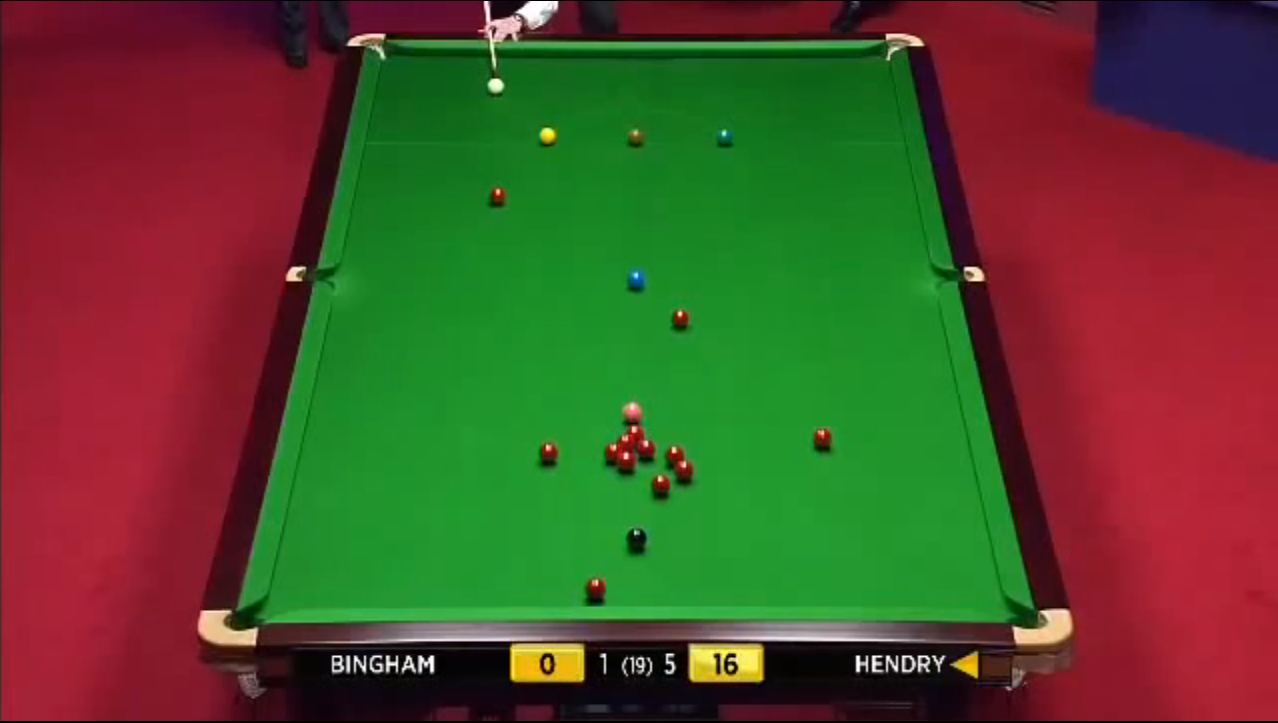
%> input picture res/table_test.png, 1278 x 723 px
$ octave green_ball_playground.m   (GNU Octave 9; MATLAB toolbox functions it lacks are replaced by stand-ins)
%> lines starting %> are read from the running program, lines starting %| are printed output that depends on the picture; in (x1, y1, x2, y2) boxes, pixels count from 0 and x2, y2 are one past the last pixel; in counts of white or black regions, pixels touching at a corner belong together; the program's own positions count from 1
%> further down, img is the input picture: size 723x1278x3 uint8; mean R, G, B 82.2, 75.1, 42.9
### table_mask.m
function [ result ] = table_mask( input )
%TABLE_MASK makes a binary mask for a pool or snooker table
%   @author Maximilian Irro

%create color transformation structure
cform = makecform('srgb2lab');

% transform into L*a*b color space
input_lab = applycform(input, cform);
%> input_lab: size 723x1278x3 uint8; mean of channels 1, 2, 3 94.9, 131.2, 154.2

% extract the red-green chroma component
rg_chroma = input_lab(:,:,2);

% make a binary image
THRESHOLD = 0.45;
BW = im2bw(rg_chroma, THRESHOLD);
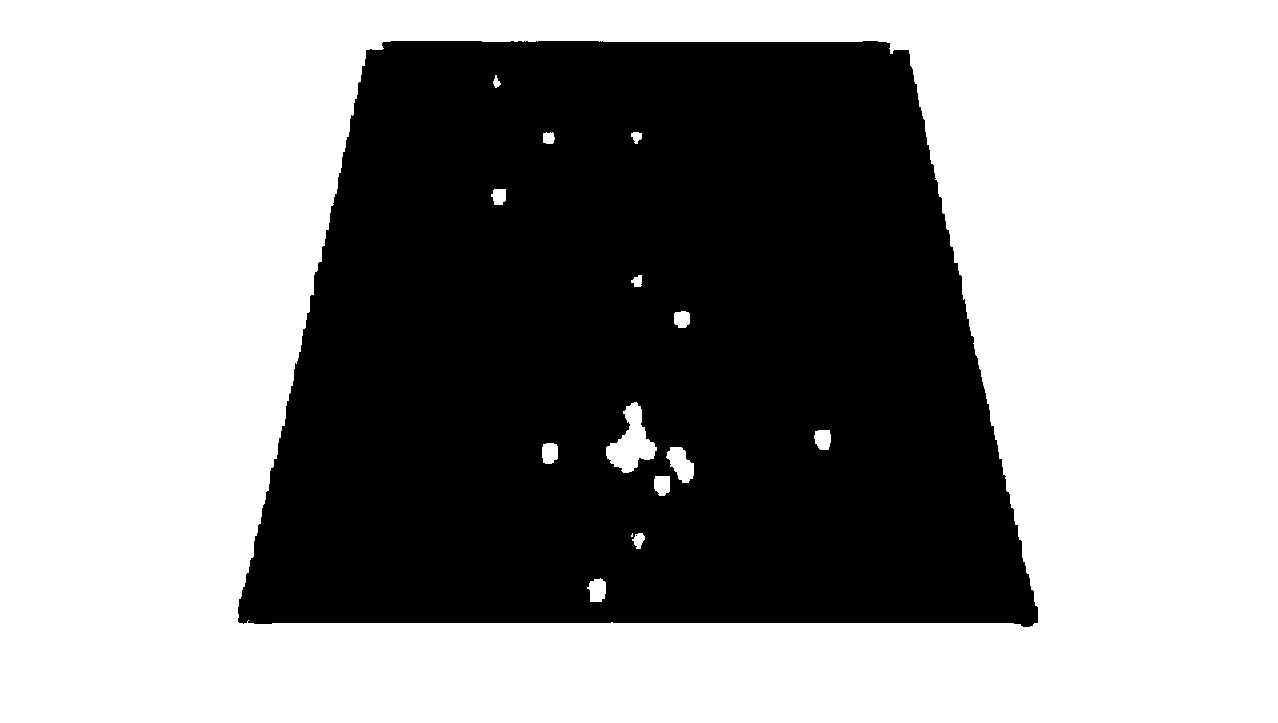
%> BW: size 723x1278 logical; 58.5% white; 2 black regions (1 under 20 px), largest, box (x1, y1, x2, y2) and area: (238, 41, 1038, 627) 383758

% now everything except the table is 1,
% but we need this the other way around
BW_inv = imcomplement(BW);

% fill all holes in the segmented table
% holes are balls (mind the bad dirty joke!)
BW_filled = imfill(BW_inv, 'holes');
%> BW_filled: size 723x1278 logical; 42% white; 1 white region, box (x1, y1, x2, y2) and area: (238, 41, 1038, 627) 388325

BW_filled = bwmorph(BW_filled,'thin',5);
%> BW_filled: size 723x1278 logical; 40.7% white; 1 white region, box (x1, y1, x2, y2) and area: (242, 45, 1033, 622) 375831

% convert it to uint8 to make it compatible with an image
mask = uint8(BW_filled);

% replicate the matrix 3 times, to combine it with a color image
mask3 = repmat( mask, [1 1 3]);

% return only the game table
result = mask3;

end

### deprecated/green_ball_playground.m

img = imread('res/table_test.png');
mask = table_mask(img);
masked_img = img .* mask;

%masked_img = rgb2gray(masked_img);

%create color transformation structure
cform = makecform('srgb2lab');

% transform into L*a*b color space
input_lab = applycform(masked_img, cform);
%> input_lab: size 723x1278x3 uint8; mean of channels 1, 2, 3 51.6, 109.8, 144.6

% extract the red-green chroma component
rg_chroma = input_lab(:,:,2);
by_chroma = input_lab(:,:,3);
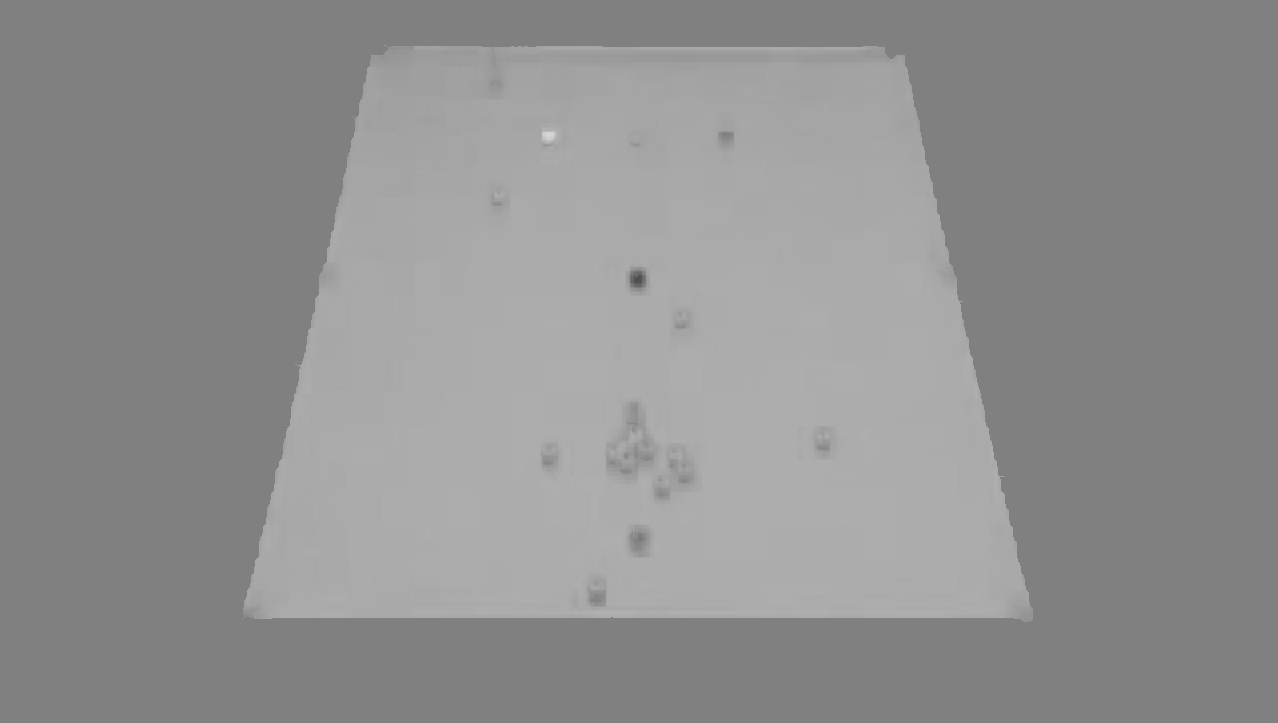
%> by_chroma: size 723x1278 uint8; min 78, max 214, mean 144.6
luma = input_lab(:,:,1);


I = rg_chroma;
THRESHOLD = 0.45;
I = im2bw(I, THRESHOLD);
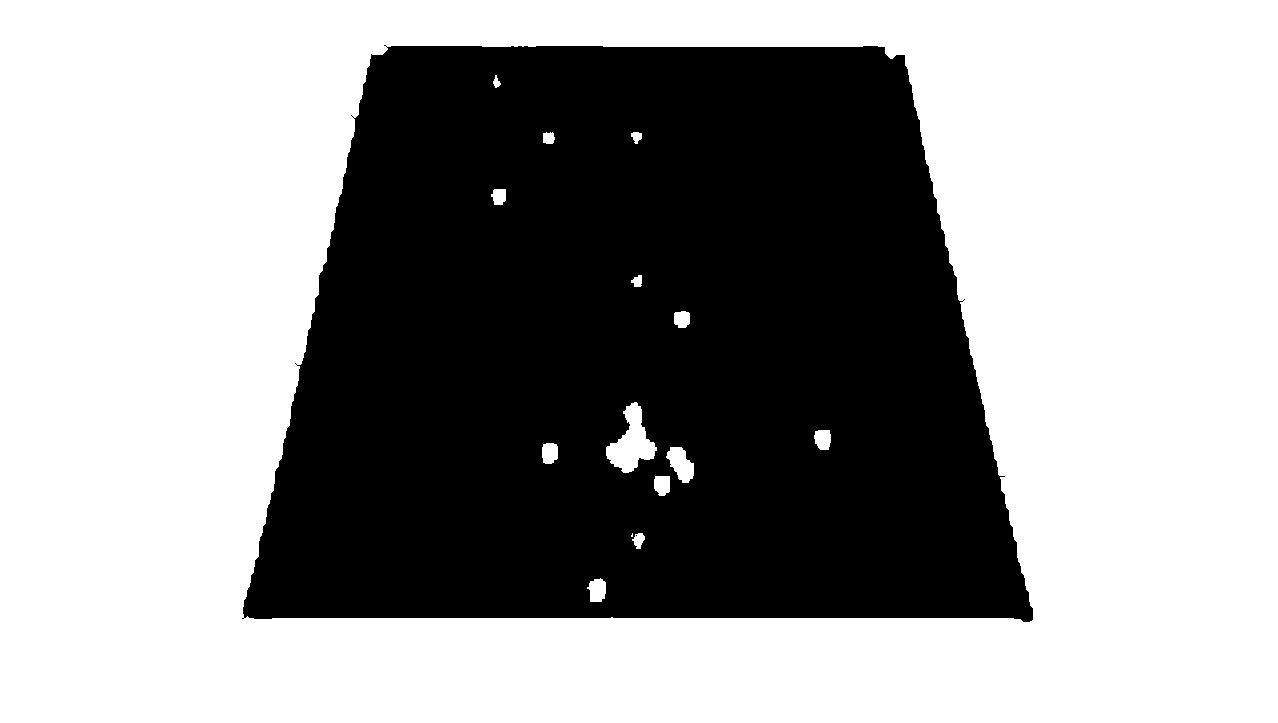
%> I: size 723x1278 logical; 59.8% white; 2 black regions (1 under 20 px), largest, box (x1, y1, x2, y2) and area: (242, 45, 1033, 622) 371265
I = imcomplement(I);


% [8 lines of commented-out code are left out]

imshow(I)
%imshow(masked_img)

%[centers, radii] = imfindcircles(I,[10 15], 'ObjectPolarity','dark', 'Sensitivity',0.97);
[centers, radii] = imfindcircles(I,[10 15], 'ObjectPolarity','bright', 'Sensitivity',0.95);
%> centers = [256.7 607.7; 1021.9 611; 611.4 429.2; 459.9 59.3; 654.4 460.5]; radii = [12.62; 10.26; 13.26; 12.08; 10.7]
%[centers, radii] = imfindcircles(I,[10 15], 'ObjectPolarity','dark', 'Sensitivity',0.92,'Method','twostage');

%delete(h);

h = viscircles(centers,radii);
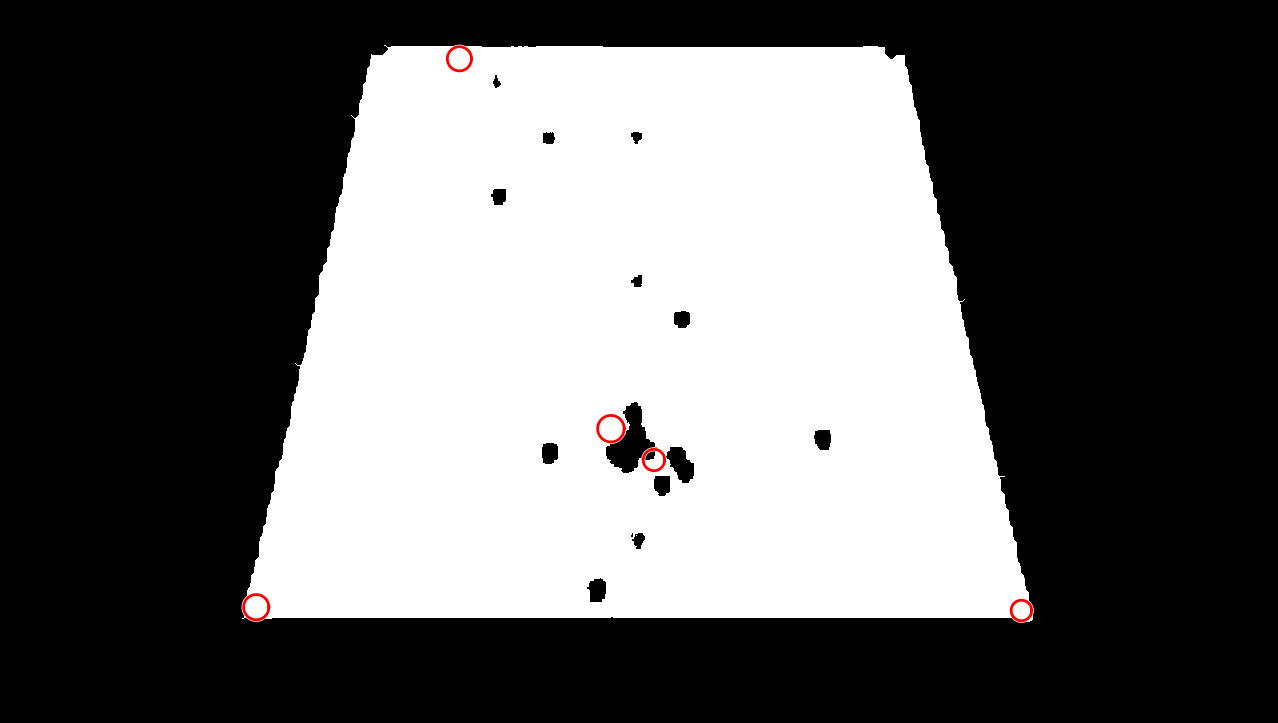
%> figure redrawn from the program's plot data

%I = I .* mask(:,:,1);
